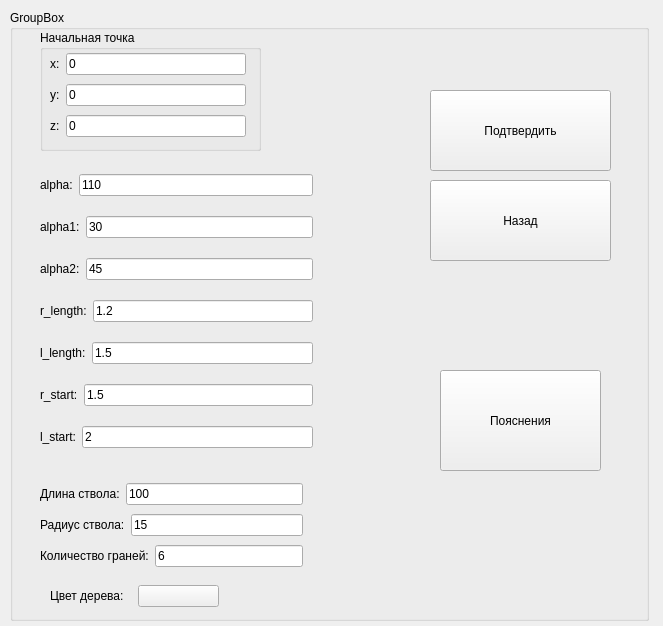
<?xml version="1.0" encoding="UTF-8"?>
<ui version="4.0">
 <class>Settings</class>
 <widget class="QWidget" name="Settings">
  <property name="geometry">
   <rect>
    <x>0</x>
    <y>0</y>
    <width>663</width>
    <height>626</height>
   </rect>
  </property>
  <property name="windowTitle">
   <string>Form</string>
  </property>
  <widget class="QGroupBox" name="groupBox_2">
   <property name="geometry">
    <rect>
     <x>10</x>
     <y>10</y>
     <width>639</width>
     <height>611</height>
    </rect>
   </property>
   <property name="title">
    <string>GroupBox</string>
   </property>
   <widget class="QGroupBox" name="groupBox">
    <property name="geometry">
     <rect>
      <x>30</x>
      <y>20</y>
      <width>221</width>
      <height>121</height>
     </rect>
    </property>
    <property name="title">
     <string>Начальная точка</string>
    </property>
    <widget class="QWidget" name="layoutWidget">
     <property name="geometry">
      <rect>
       <x>10</x>
       <y>20</y>
       <width>196</width>
       <height>91</height>
      </rect>
     </property>
     <layout class="QVBoxLayout" name="verticalLayout">
      <item>
       <layout class="QHBoxLayout" name="horizontalLayout_6">
        <item>
         <widget class="QLabel" name="label_7">
          <property name="text">
           <string>x:</string>
          </property>
         </widget>
        </item>
        <item>
         <widget class="QLineEdit" name="edt_dot_x">
          <property name="text">
           <string>0</string>
          </property>
         </widget>
        </item>
       </layout>
      </item>
      <item>
       <layout class="QHBoxLayout" name="horizontalLayout_7">
        <item>
         <widget class="QLabel" name="label_8">
          <property name="text">
           <string>y:</string>
          </property>
         </widget>
        </item>
        <item>
         <widget class="QLineEdit" name="edt_dot_y">
          <property name="text">
           <string>0</string>
          </property>
         </widget>
        </item>
       </layout>
      </item>
      <item>
       <layout class="QHBoxLayout" name="horizontalLayout_8">
        <item>
         <widget class="QLabel" name="label_9">
          <property name="text">
           <string>z:</string>
          </property>
         </widget>
        </item>
        <item>
         <widget class="QLineEdit" name="edt_dot_z">
          <property name="text">
           <string>0</string>
          </property>
         </widget>
        </item>
       </layout>
      </item>
     </layout>
    </widget>
   </widget>
   <widget class="QPushButton" name="Confirm">
    <property name="geometry">
     <rect>
      <x>420</x>
      <y>80</y>
      <width>181</width>
      <height>81</height>
     </rect>
    </property>
    <property name="text">
     <string>Подтвердить</string>
    </property>
   </widget>
   <widget class="QPushButton" name="Cancel">
    <property name="geometry">
     <rect>
      <x>420</x>
      <y>170</y>
      <width>181</width>
      <height>81</height>
     </rect>
    </property>
    <property name="text">
     <string>Назад</string>
    </property>
   </widget>
   <widget class="QWidget" name="layoutWidget">
    <property name="geometry">
     <rect>
      <x>30</x>
      <y>150</y>
      <width>273</width>
      <height>309</height>
     </rect>
    </property>
    <layout class="QVBoxLayout" name="verticalLayout_2">
     <item>
      <layout class="QHBoxLayout" name="horizontalLayout">
       <item>
        <widget class="QLabel" name="label">
         <property name="text">
          <string>alpha:</string>
         </property>
        </widget>
       </item>
       <item>
        <widget class="QLineEdit" name="edt_alpha">
         <property name="text">
          <string>110</string>
         </property>
        </widget>
       </item>
      </layout>
     </item>
     <item>
      <layout class="QHBoxLayout" name="horizontalLayout_2">
       <item>
        <widget class="QLabel" name="label_2">
         <property name="text">
          <string>alpha1:</string>
         </property>
        </widget>
       </item>
       <item>
        <widget class="QLineEdit" name="edt_alpha1">
         <property name="text">
          <string>30</string>
         </property>
        </widget>
       </item>
      </layout>
     </item>
     <item>
      <layout class="QHBoxLayout" name="horizontalLayout_3">
       <item>
        <widget class="QLabel" name="label_3">
         <property name="text">
          <string>alpha2:</string>
         </property>
        </widget>
       </item>
       <item>
        <widget class="QLineEdit" name="edt_alpha2">
         <property name="text">
          <string>45</string>
         </property>
        </widget>
       </item>
      </layout>
     </item>
     <item>
      <layout class="QHBoxLayout" name="horizontalLayout_4">
       <item>
        <widget class="QLabel" name="label_4">
         <property name="text">
          <string>r_length:</string>
         </property>
        </widget>
       </item>
       <item>
        <widget class="QLineEdit" name="edt_k">
         <property name="text">
          <string>1.2</string>
         </property>
        </widget>
       </item>
      </layout>
     </item>
     <item>
      <layout class="QHBoxLayout" name="horizontalLayout_5">
       <item>
        <widget class="QLabel" name="label_5">
         <property name="text">
          <string>l_length:</string>
         </property>
        </widget>
       </item>
       <item>
        <widget class="QLineEdit" name="edt_l">
         <property name="text">
          <string>1.5</string>
         </property>
        </widget>
       </item>
      </layout>
     </item>
     <item>
      <layout class="QHBoxLayout" name="horizontalLayout_12">
       <item>
        <widget class="QLabel" name="label_10">
         <property name="text">
          <string>r_start:</string>
         </property>
        </widget>
       </item>
       <item>
        <widget class="QLineEdit" name="edt_r_start">
         <property name="text">
          <string>1.5</string>
         </property>
        </widget>
       </item>
      </layout>
     </item>
     <item>
      <layout class="QHBoxLayout" name="horizontalLayout_13">
       <item>
        <widget class="QLabel" name="label_11">
         <property name="text">
          <string>l_start:</string>
         </property>
        </widget>
       </item>
       <item>
        <widget class="QLineEdit" name="edt_l_start">
         <property name="text">
          <string>2</string>
         </property>
        </widget>
       </item>
      </layout>
     </item>
    </layout>
   </widget>
   <widget class="QWidget" name="layoutWidget">
    <property name="geometry">
     <rect>
      <x>30</x>
      <y>470</y>
      <width>263</width>
      <height>91</height>
     </rect>
    </property>
    <layout class="QVBoxLayout" name="verticalLayout_3">
     <item>
      <layout class="QHBoxLayout" name="horizontalLayout_9">
       <item>
        <widget class="QLabel" name="label_6">
         <property name="text">
          <string>Длина ствола:</string>
         </property>
        </widget>
       </item>
       <item>
        <widget class="QLineEdit" name="edt_length">
         <property name="text">
          <string>100</string>
         </property>
        </widget>
       </item>
      </layout>
     </item>
     <item>
      <layout class="QHBoxLayout" name="horizontalLayout_14">
       <item>
        <widget class="QLabel" name="label_12">
         <property name="text">
          <string>Радиус ствола:</string>
         </property>
        </widget>
       </item>
       <item>
        <widget class="QLineEdit" name="edt_radius">
         <property name="text">
          <string>15</string>
         </property>
        </widget>
       </item>
      </layout>
     </item>
     <item>
      <layout class="QHBoxLayout" name="horizontalLayout_15">
       <item>
        <widget class="QLabel" name="label_13">
         <property name="text">
          <string>Количество граней:</string>
         </property>
        </widget>
       </item>
       <item>
        <widget class="QLineEdit" name="edt_accuracy">
         <property name="text">
          <string>6</string>
         </property>
        </widget>
       </item>
      </layout>
     </item>
    </layout>
   </widget>
   <widget class="QPushButton" name="explanation">
    <property name="geometry">
     <rect>
      <x>430</x>
      <y>360</y>
      <width>161</width>
      <height>101</height>
     </rect>
    </property>
    <property name="text">
     <string>Пояснения</string>
    </property>
   </widget>
   <widget class="QWidget" name="">
    <property name="geometry">
     <rect>
      <x>40</x>
      <y>570</y>
      <width>169</width>
      <height>32</height>
     </rect>
    </property>
    <layout class="QHBoxLayout" name="horizontalLayout_16">
     <item>
      <widget class="QLabel" name="label_14">
       <property name="text">
        <string>Цвет дерева:</string>
       </property>
      </widget>
     </item>
     <item>
      <widget class="QPushButton" name="tree_color">
       <property name="text">
        <string/>
       </property>
      </widget>
     </item>
    </layout>
   </widget>
  </widget>
  <widget class="QWidget" name="layoutWidget">
   <property name="geometry">
    <rect>
     <x>0</x>
     <y>0</y>
     <width>2</width>
     <height>2</height>
    </rect>
   </property>
   <layout class="QHBoxLayout" name="horizontalLayout_10"/>
  </widget>
  <widget class="QWidget" name="layoutWidget">
   <property name="geometry">
    <rect>
     <x>0</x>
     <y>0</y>
     <width>2</width>
     <height>2</height>
    </rect>
   </property>
   <layout class="QHBoxLayout" name="horizontalLayout_11"/>
  </widget>
 </widget>
 <resources/>
 <connections/>
</ui>
